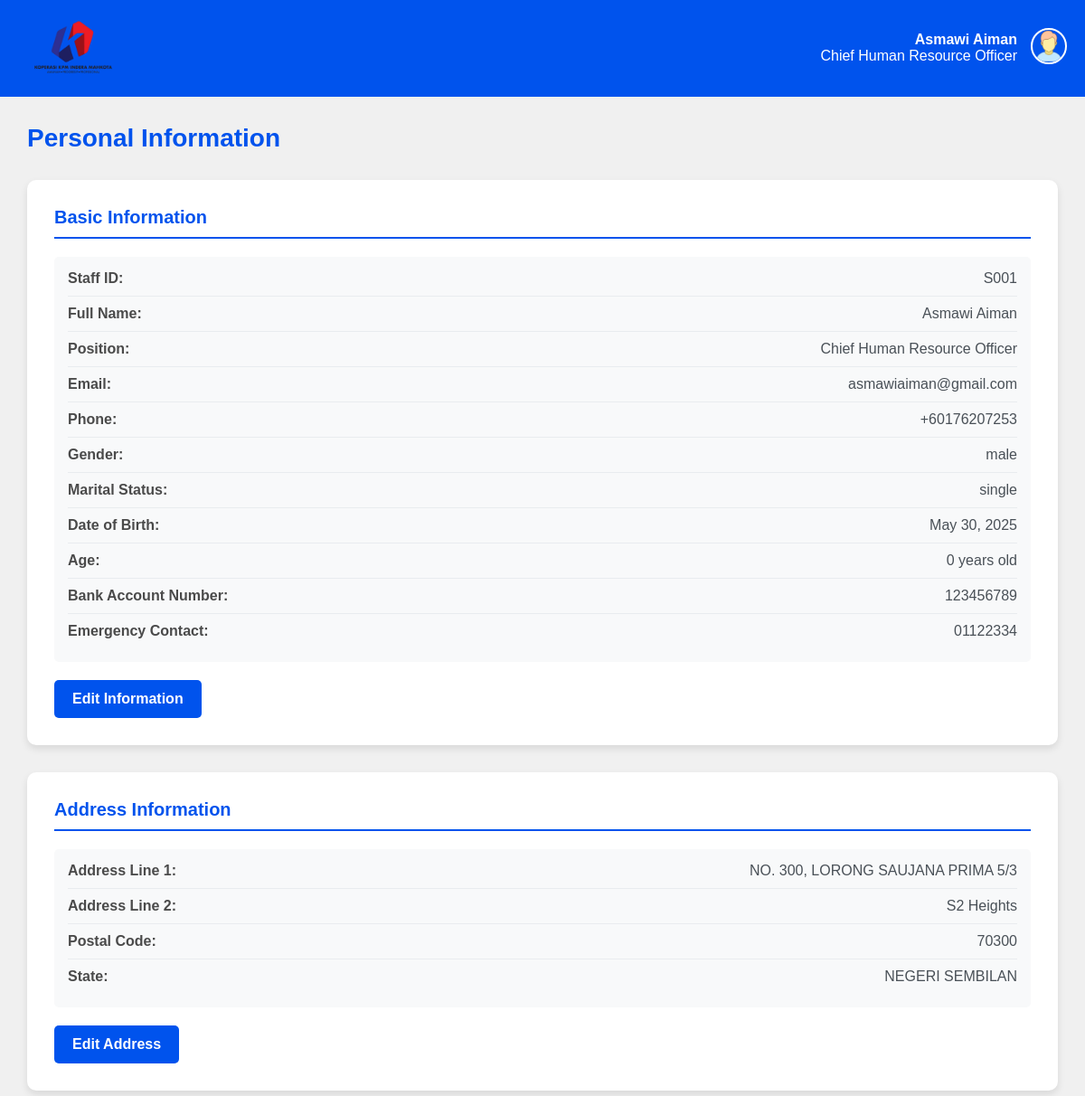
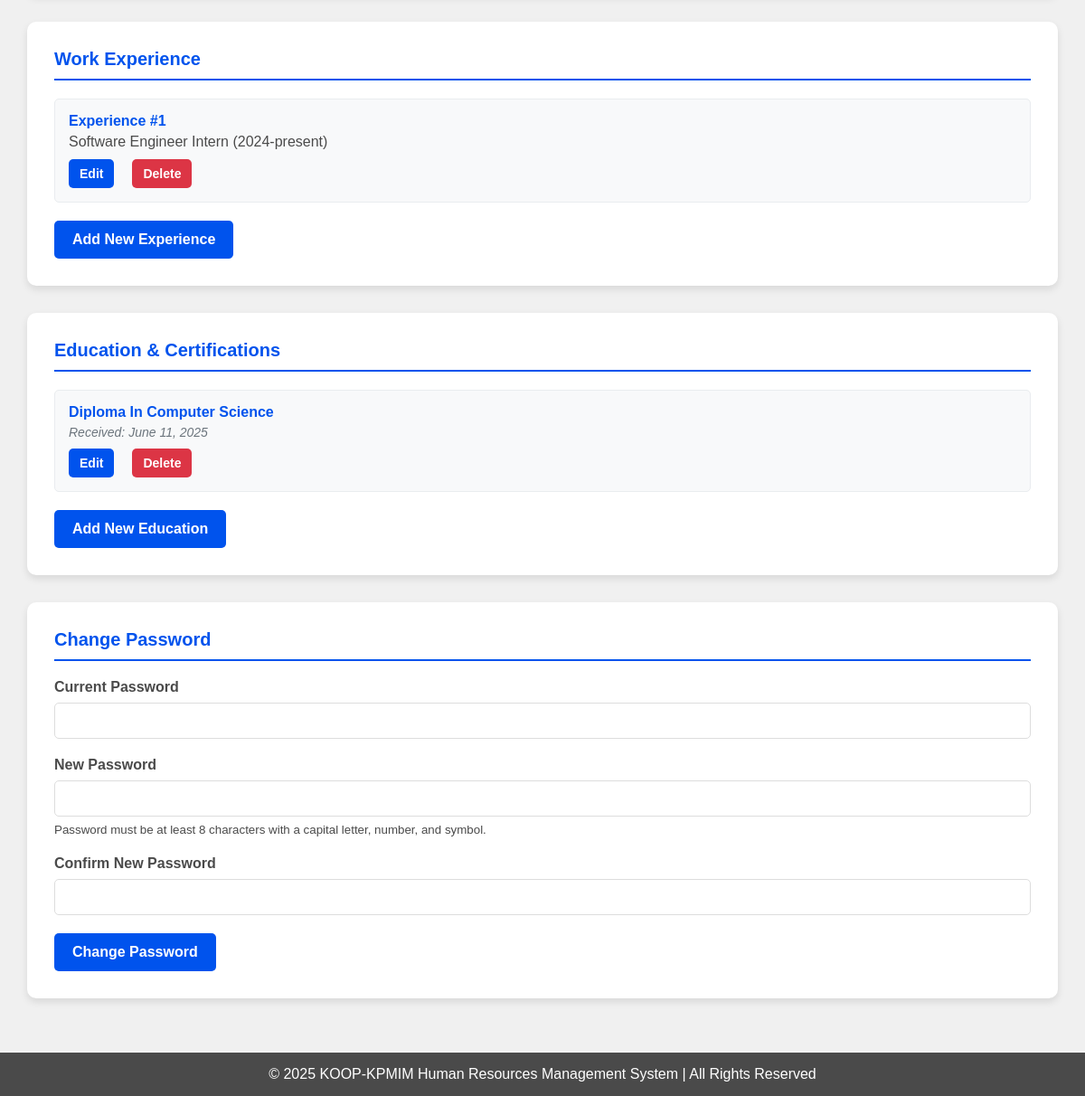
Page /staff/personal-info/ (signed in) on the committed database (2 pictures, top to bottom).
### HRMS/models.py (models this page shows)
class STAFF(models.Model):
    id = models.TextField(primary_key=True, max_length=12)
    name = models.TextField(default='')
    position = models.TextField(default='')
    phone = models.TextField(default='')
    email = models.EmailField(default='')
    password = models.TextField(default='')
    STATUS = [
        ('',''),
        ('Married','married'),
        ('Single','single'),
    ]
    status = models.TextField(choices=STATUS, default='')
    GENDER = [
        ('',''),
        ('Male', 'male'),
        ('Female', 'female'),
    ]
    gender = models.TextField(choices=GENDER, default='')
    date_of_birth = models.DateField()
    @property
    def age(self):
        today = date.today()
        return today.year - self.date_of_birth.year
    bank_number = models.TextField(default='')
    emergency_contact = models.TextField(default='')

class ADDRESS(models.Model):
    id = models.AutoField(primary_key=True)
    address1 = models.TextField(default='')
    address2 = models.TextField(default='')
    poscode = models.IntegerField(default='')
    state = models.TextField(default='')
    staffid = models.ForeignKey(STAFF, on_delete=models.CASCADE)

class EXPERIENCE(models.Model):
    id = models.AutoField(primary_key=True)
    detail = models.TextField()
    staffid = models.ForeignKey(STAFF, on_delete=models.CASCADE)

class EDUCATION(models.Model):
    id = models.AutoField(primary_key=True)
    certification = models.TextField()
    date_received = models.DateField()
    staffid = models.ForeignKey(STAFF, on_delete=models.CASCADE)

### HRMS/views.py (the view, shortened to what this page needs)
# urls.py: path('staff/personal-info/', views.staff_personal_info, name='staff_personal_info'),
def staff_personal_info(request):
    if not request.session.get('user_type') == 'staff':
        request.session.flush()
        messages.error(request, "You do not have permission to view this page. Please login again")
        return redirect('login')
    try:
        staff_id = request.session.get('user_id')
        staff = STAFF.objects.get(id=staff_id)
        try:
            address = ADDRESS.objects.get(staffid=staff)
        except ADDRESS.DoesNotExist:
            address = None
        experiences = EXPERIENCE.objects.filter(staffid=staff).order_by('-id')
        educations = EDUCATION.objects.filter(staffid=staff).order_by('-date_received')
        context = {
            'staff': staff,
            'address': address,
            'experiences': experiences,
            'educations': educations,
        }
        return render(request, 'staff/personal_info.html', context)
    except STAFF.DoesNotExist:
        messages.error(request, "Staff profile not found. Please login again.")
        return redirect('login')
    except Exception as e:
        messages.error(request, f"An error occurred: {str(e)}")
        return redirect('staffmenu')

### HRMS/templates/staff/personal_info.html (shortened to what this page needs)
{% load static %}
<!DOCTYPE html>
<html lang="en">
<head>
</head>
<body>
    <header>
        <a href="{% url 'staffmenu' %}">
            <img src="{% static 'img/logo.png' %}" alt="KOOP-KPMIM Logo" class="logo">
        </a>
        <div class="header-right">
            <div class="user-info">
                <div><strong>{{ staff.name }}</strong></div>
                <div>{{ staff.position }}</div>
            </div>
            <div class="user-dropdown">
                <img src="{% static 'img/user.png' %}" alt="User Profile" class="user-image" onclick="toggleDropdown()">
            </div>
        </div>
    </header>
    <main>
        <h1>Personal Information</h1>
        <div class="profile-container">
            <h2 class="section-title">Basic Information</h2>
            <div class="view-mode" id="basicInfoView">
                <div class="info-display">
                    <div class="info-row">
                        <span class="info-label">Staff ID:</span>
                        <span class="info-value">{{ staff.id }}</span>
                    </div>
                    <div class="info-row">
                        <span class="info-label">Full Name:</span>
                        <span class="info-value">{{ staff.name|default:"Not provided" }}</span>
                    </div>
                    <div class="info-row">
                        <span class="info-label">Position:</span>
                        <span class="info-value">{{ staff.position|default:"Not provided" }}</span>
                    </div>
                    <div class="info-row">
                        <span class="info-label">Email:</span>
                        <span class="info-value">{{ staff.email|default:"Not provided" }}</span>
                    </div>
                    <div class="info-row">
                        <span class="info-label">Phone:</span>
                        <span class="info-value">{{ staff.phone|default:"Not provided" }}</span>
                    </div>
                    <div class="info-row">
                        <span class="info-label">Gender:</span>
                        <span class="info-value">{{ staff.get_gender_display|default:"Not provided" }}</span>
                    </div>
                    <div class="info-row">
                        <span class="info-label">Marital Status:</span>
                        <span class="info-value">{{ staff.get_status_display|default:"Not provided" }}</span>
                    </div>
                    <div class="info-row">
                        <span class="info-label">Date of Birth:</span>
                        <span class="info-value">{{ staff.date_of_birth|date:"F d, Y"|default:"Not provided" }}</span>
                    </div>
                    <div class="info-row">
                        <span class="info-label">Age:</span>
                        <span class="info-value">{{ staff.age }} years old</span>
                    </div>
                    <div class="info-row">
                        <span class="info-label">Bank Account Number:</span>
                        <span class="info-value">{{ staff.bank_number|default:"Not provided" }}</span>
                    </div>
                    <div class="info-row">
                        <span class="info-label">Emergency Contact:</span>
                        <span class="info-value">{{ staff.emergency_contact|default:"Not provided" }}</span>
                    </div>
                </div>
                <button type="button" class="btn" onclick="enableEdit('basicInfo')">Edit Information</button>
            </div>
        </div>
        <div class="profile-container">
            <h2 class="section-title">Address Information</h2>
            <div class="view-mode" id="addressView">
                <div class="info-display">
                    {% if address %}
                    <div class="info-row">
                        <span class="info-label">Address Line 1:</span>
                        <span class="info-value">{{ address.address1|default:"Not provided" }}</span>
                    </div>
                    <div class="info-row">
                        <span class="info-label">Address Line 2:</span>
                        <span class="info-value">{{ address.address2|default:"Not provided" }}</span>
                    </div>
                    <div class="info-row">
                        <span class="info-label">Postal Code:</span>
                        <span class="info-value">{{ address.poscode|default:"Not provided" }}</span>
                    </div>
                    <div class="info-row">
                        <span class="info-label">State:</span>
                        <span class="info-value">{{ address.state|default:"Not provided" }}</span>
                    </div>
                    {% else %}
                    <div class="info-row">
                        <span class="info-value">No address information available</span>
                    </div>
                    {% endif %}
                </div>
                <button type="button" class="btn" onclick="enableEdit('address')">{% if address %}Edit Address{% else %}Add Address{% endif %}</button>
            </div>
        </div>
        <div class="profile-container">
            <h2 class="section-title">Work Experience</h2>
            <div class="record-list">
                {% if experiences %}
                    {% for experience in experiences %}
                    <div class="record-item" id="experience-{{ experience.id }}">
                        <div class="record-content">
                            <div class="record-title">Experience #{{ forloop.counter }}</div>
                            <div class="record-details">{{ experience.detail }}</div>
                        </div>
                        <div class="record-actions">
                            <button class="btn btn-sm" onclick="toggleEditExperience({{ experience.id }})">Edit</button>
                            <button class="btn btn-danger btn-sm" onclick="deleteExperience({{ experience.id }})">Delete</button>
                        </div>
                    </div>
                    {% endfor %}
                {% else %}
                    <div class="info-display">
                        <div class="info-row">
                            <span class="info-value">Not provided</span>
                        </div>
                    </div>
                {% endif %}
            </div>
            <button type="button" class="btn" onclick="toggleAddForm('addExperienceForm')">{% if experiences %}Add New Experience{% else %}Add Experience{% endif %}</button>
        </div>
        <div class="profile-container">
            <h2 class="section-title">Education & Certifications</h2>
            <div class="record-list">
                {% if educations %}
                    {% for education in educations %}
                    <div class="record-item" id="education-{{ education.id }}">
                        <div class="record-content">
                            <div class="record-title">{{ education.certification }}</div>
                            <div class="record-date">Received: {{ education.date_received|date:"F d, Y" }}</div>
                        </div>
                        <div class="record-actions">
                            <button class="btn btn-sm" onclick="toggleEditEducation({{ education.id }})">Edit</button>
                            <button class="btn btn-danger btn-sm" onclick="deleteEducation({{ education.id }})">Delete</button>
                        </div>
                    </div>
                    {% endfor %}
                {% else %}
                    <div class="info-display">
                        <div class="info-row">
                            <span class="info-value">Not provided</span>
                        </div>
                    </div>
                {% endif %}
            </div>
            <button type="button" class="btn" onclick="toggleAddForm('addEducationForm')">{% if educations %}Add New Education{% else %}Add Education{% endif %}</button>
        </div>
        <div class="profile-container">
            <h2 class="section-title">Change Password</h2>
            <form method="POST" action="{% url 'staff_personal_info' %}">
                <div class="form-group">
                    <label for="current_password">Current Password</label>
                    <input type="password" id="current_password" name="current_password" class="form-control" required>
                </div>
                <div class="form-group">
                    <label for="new_password">New Password</label>
                    <input type="password" id="new_password" name="new_password" class="form-control" required oninput="checkPasswordStrength()" minlength="8">
                    <small class="form-text text-muted">Password must be at least 8 characters with a capital letter, number, and symbol.</small>
                </div>
                <div class="form-group">
                    <label for="confirm_password">Confirm New Password</label>
                    <input type="password" id="confirm_password" name="confirm_password" class="form-control" required>
                </div>
                <button type="submit" class="btn">Change Password</button>
            </form>
        </div>
    </main>
    <footer>
        <p>&copy; 2025 KOOP-KPMIM Human Resources Management System | All Rights Reserved</p>
    </footer>
</body>
</html>

### HRMS/templates/staff/personal_info.html (style rules this page uses)
:root { --primary-color: #F0F0F0; --secondary-color: #0053ED; --accent-color: #E90000; --text-color: #4A4A4A; --success-color: #28a745; --warning-color: #ffc107; --danger-color: #dc3545; }
* { margin: 0; padding: 0; box-sizing: border-box; font-family: Arial, sans-serif; }
body { background-color: var(--primary-color); color: var(--text-color); min-height: 100vh; display: flex; flex-direction: column; }
header { background-color: var(--secondary-color); color: white; padding: 20px; display: flex; justify-content: space-between; align-items: center; }
.logo { width: 120px; height: auto; }
.header-right { display: flex; align-items: center; }
.user-info { margin-right: 15px; text-align: right; }
.user-dropdown { position: relative; display: inline-block; }
.user-image { width: 40px; height: 40px; border-radius: 50%; cursor: pointer; border: 2px solid white; }
main { flex: 1; padding: 30px; max-width: 1200px; margin: 0 auto; width: 100%; }
h1 { color: var(--secondary-color); margin-bottom: 30px; font-size: 28px; }
.profile-container { background: white; border-radius: 10px; box-shadow: 0 4px 8px rgba(0, 0, 0, 0.1); padding: 30px; margin-bottom: 30px; }
.section-title { color: var(--secondary-color); margin-bottom: 20px; font-size: 20px; border-bottom: 2px solid var(--secondary-color); padding-bottom: 10px; }
.form-group { margin-bottom: 20px; }
.form-group label { display: block; margin-bottom: 8px; font-weight: bold; color: var(--text-color); }
.form-control { width: 100%; padding: 10px 15px; border-radius: 5px; border: 1px solid #ddd; font-size: 16px; }
.btn { background-color: var(--secondary-color); color: white; border: none; padding: 12px 20px; border-radius: 5px; cursor: pointer; font-weight: bold; font-size: 16px; transition: background-color 0.2s; margin-right: 10px; }
.btn-danger { background-color: var(--danger-color); }
.btn-sm { padding: 8px 12px; font-size: 14px; }
.info-display { background-color: #f8f9fa; padding: 15px; border-radius: 5px; margin-bottom: 20px; }
.info-row { display: flex; justify-content: space-between; margin-bottom: 10px; padding-bottom: 10px; border-bottom: 1px solid #e9ecef; }
.info-row:last-child { margin-bottom: 0; border-bottom: none; }
.info-label { font-weight: bold; color: var(--text-color); min-width: 150px; }
.info-value { color: #495057; flex: 1; text-align: right; }
.record-list { margin-bottom: 20px; }
.record-item { background-color: #f8f9fa; border: 1px solid #e9ecef; border-radius: 5px; padding: 15px; margin-bottom: 10px; position: relative; }
.record-content { margin-bottom: 10px; }
.record-title { font-weight: bold; color: var(--secondary-color); margin-bottom: 5px; }
.record-date { color: #6c757d; font-size: 14px; font-style: italic; }
.record-actions { display: flex; gap: 10px; margin-top: 10px; }
footer { background-color: var(--text-color); color: white; text-align: center; padding: 15px; margin-top: auto; }

### rows in the picture
STAFF: name "Asmawi Aiman", position "Chief Human Resource Officer", id "S001", email "asmawiaiman@gmail.com", phone "+60176207253", gender "male", status "single", date_of_birth "May 30, 2025", age "0", bank_number "123456789", emergency_contact "01122334"
ADDRESS: address1 "NO. 300, LORONG SAUJANA PRIMA 5/3", address2 "S2 Heights", poscode "70300", state "NEGERI SEMBILAN"
EXPERIENCE: detail "Software Engineer Intern (2024-present)"
EDUCATION: certification "Diploma In Computer Science", date_received "June 11, 2025"
